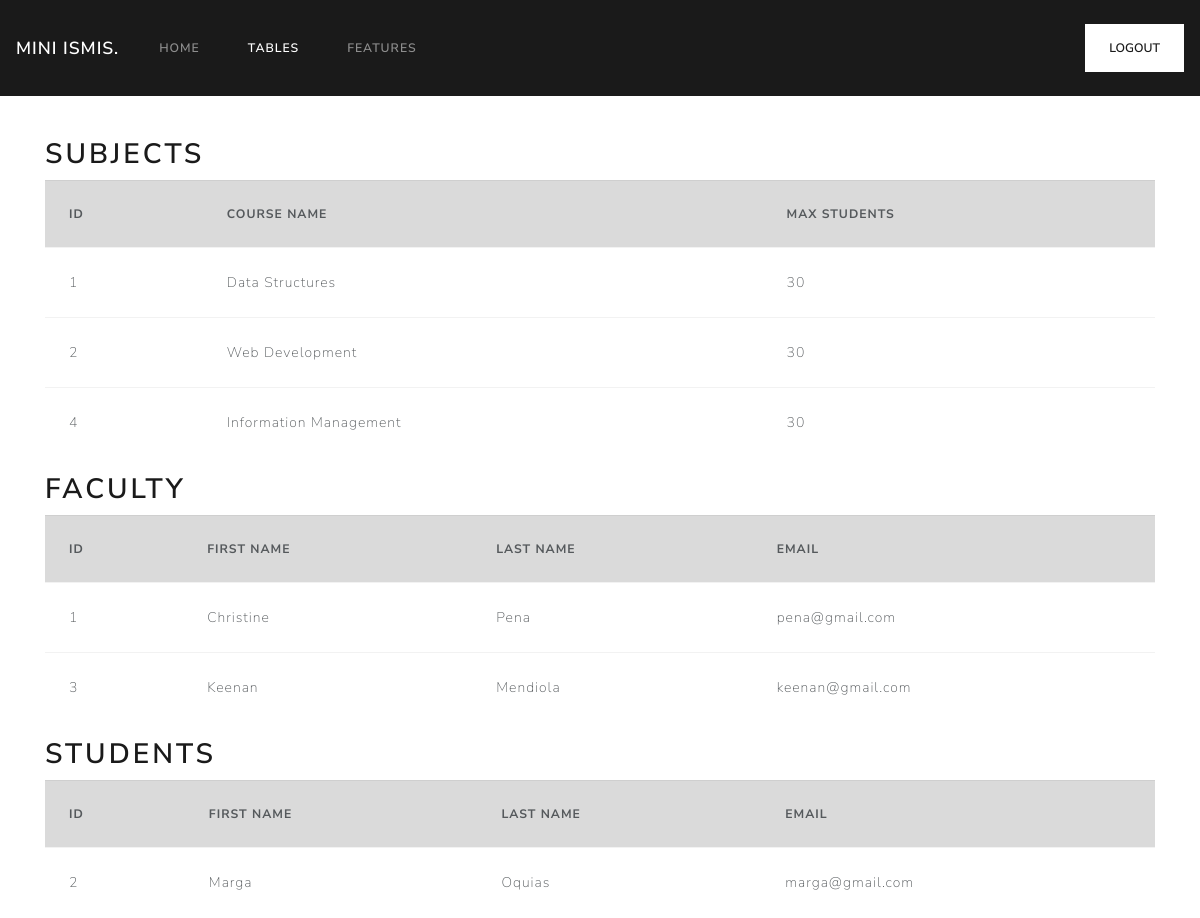
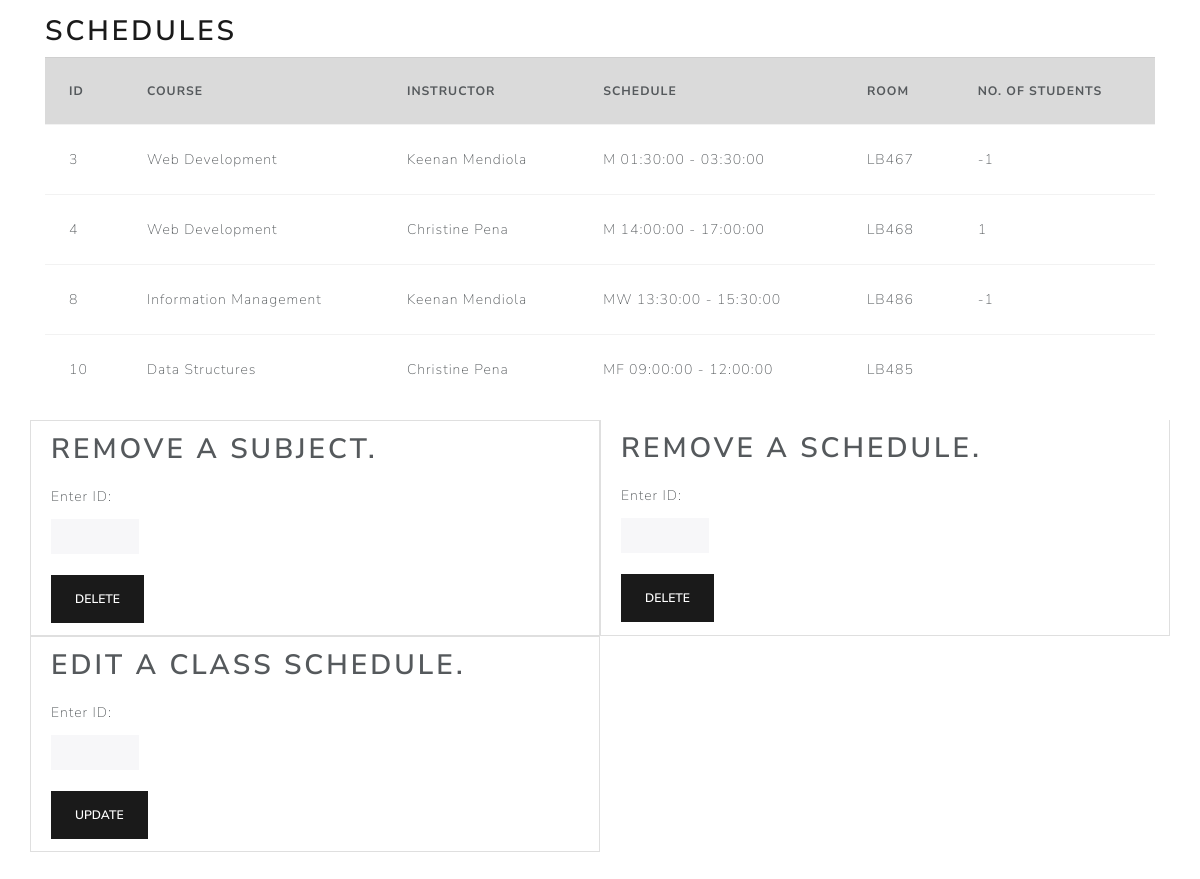
/tables.php, run on the app's committed database (2 pictures, top to bottom).
### tables this page shows
CREATE TABLE `subject` (
  `subj_id` int(11) NOT NULL,
  `description` varchar(30) DEFAULT NULL,
  `max_stud` int(30) DEFAULT NULL
);

CREATE TABLE `account` (
  `account_id` int(11) NOT NULL,
  `fname` varchar(24) DEFAULT NULL,
  `lname` varchar(16) DEFAULT NULL,
  `address` varchar(30) DEFAULT NULL,
  `email` varchar(30) DEFAULT NULL,
  `type` enum('Student','Teacher','Admin') DEFAULT NULL,
  `password` varchar(30) DEFAULT NULL
);

CREATE TABLE `teacher_schedule` (
  `sched_id` int(11) NOT NULL,
  `subj_id` int(11) DEFAULT NULL,
  `date` varchar(10) DEFAULT NULL,
  `time_start` time DEFAULT NULL,
  `time_end` time DEFAULT NULL,
  `teacher_id` int(11) DEFAULT NULL,
  `room` varchar(30) DEFAULT NULL,
  `quantity` int(100) DEFAULT NULL
);

### tables.php (the view, shortened to what this page needs)
<?php
    $servername = "localhost";
    $username = "root";
    $password = "";
    $dbname = "ismis";
?>
<!DOCTYPE html>
<html lang="en">
    <head>
        <link rel="stylesheet" type="text/css" href="lux.css">
        <link rel="stylesheet" type="text/css" href="fonts/font-awesome-4.7.0/css/font-awesome.min.css">
    </head>
    <body>
        <nav class="navbar navbar-expand-lg navbar-dark bg-primary">
            <a class="navbar-brand" href="admin.php">Mini ISMIS.</a>
            <div class="collapse navbar-collapse" id="navbarColor01">
                <ul class="navbar-nav mr-auto">
                <li class="nav-item">
                    <a class="nav-link" href="admin.php">Home <span class="sr-only">(current)</span></a>
                </li>
                <li class="nav-item active">
                    <a class="nav-link" href="tables.php">Tables</a>
                </li>
                <li class="nav-item">
                    <a class="nav-link" href="#">Features</a>
                </li>
                </ul>
                <form method="POST" class="form-inline my-2 my-lg-0">
            <button class="btn btn-secondary my-2 my-sm-0" type="submit" name="logout">Logout</button>
            </form>
            </div>
        </nav>
        <br><br>
    <div class="container">
    <h2>Subjects</h2>
    <?php
        $conn = new mysqli($servername, $username, $password, $dbname);
        $subj_query="SELECT * FROM subject";
        $result = $conn->query($subj_query);
        if ($result->num_rows > 0) {
            echo '<table class="table table-hover">';
            echo "<tr class='table-active'>";
            echo '<th scope="col">ID</th>';
            echo '<th scope="col">Course Name</th>';
            echo '<th scope="col">Max Students</th>';
            echo "</tr>";
            while($row = $result->fetch_assoc()) {
                echo "<tr>";
                echo "<td>".$row["subj_id"]."</td>";
                echo "<td>".$row["description"]."</td>";
                echo "<td>".$row["max_stud"]."</td>";
                echo "</tr>";
            }
        }
        echo "</table>";
    ?>
    <h2>Faculty</h2>
    <?php
        $conn = new mysqli($servername, $username, $password, $dbname);
        $sql = "SELECT * FROM account WHERE type='Teacher'";
        $result = $conn->query($sql);
        if ($result->num_rows > 0) {
            echo '<table class="table table-hover" >';
            echo "<tr class='table-active'>";
            echo '<th scope="col">ID</th>';
            echo '<th scope="col">First Name</th>';
            echo '<th scope="col">Last Name</th>';
            echo '<th scope="col">Email</th>';
            echo "</tr>";
            while($row = $result->fetch_assoc()) {
                echo "<tr>";
                echo "<td>".$row["account_id"]."</td>";
                echo "<td>".$row["fname"]."</td>";
                echo "<td>".$row["lname"]."</td>";
                echo "<td>".$row["email"]."</td>";
                echo "</tr>";
            }
        }
        echo "</table>";
    ?>
    <h2>Students</h2>
    <?php
        $conn = new mysqli($servername, $username, $password, $dbname);
        $stud_sql = "SELECT * FROM account WHERE type='Student'";
        $result = $conn->query($stud_sql);
        if ($result->num_rows > 0) {
            echo '<table class="table table-hover" >';
            echo "<tr class='table-active'>";
            echo '<th scope="col">ID</th>';
            echo '<th scope="col">First Name</th>';
            echo '<th scope="col">Last Name</th>';
            echo '<th scope="col">Email</th>';
            echo "</tr>";
            while($row = $result->fetch_assoc()) {
                echo "<tr>";
                echo "<td>".$row["account_id"]."</td>";
                echo "<td>".$row["fname"]."</td>";
                echo "<td>".$row["lname"]."</td>";
                echo "<td>".$row["email"]."</td>";
                echo "</tr>";
            }
        }
        echo "</table>";
    ?>
    <h2>Schedules</h2>
    <?php
        $conn = new mysqli($servername, $username, $password, $dbname);
        $sched_sql = "SELECT * FROM teacher_schedule
                      INNER JOIN account ON teacher_schedule.teacher_id=account.account_id
                      INNER JOIN subject ON teacher_schedule.subj_id=subject.subj_id
                      ";
        $result = $conn->query($sched_sql);
        if ($result->num_rows > 0) {
            echo '<table class="table table-hover">';
            echo "<tr class='table-active'>";
            echo '<th scope="col">ID</th>';
            echo '<th scope="col">Course</th>';
            echo '<th scope="col">Instructor</th>';
            echo '<th scope="col">Schedule</th>';
            echo '<th scope="col">Room</th>';
            echo '<th scope="col">No. of Students</th>';
            echo "</tr>";
            while($row = $result->fetch_assoc()) {
                echo "<tr>";
                echo "<td>".$row["sched_id"]."</td>";
                echo "<td>".$row["description"]."</td>";
                echo "<td>".$row['fname']." ".$row['lname']."</td>";
                echo "<td>".$row['date']." ".$row['time_start']." - ".$row['time_end']."</td>";
                echo "<td>".$row["room"]."</td>";
                echo "<td>".$row["quantity"]."</td>";
                echo "</tr>";
            }
        }
        echo "</table>";
    ?>
    <div class="row">
        <div class="list-group-item flex-column align-items-start col-sm-6">
        <div class="w-100 justify-content-between">
            <h2>Remove a subject.</h2>
                <form action="tables.php" method="POST">
                    <label class="col-form-label">Enter ID: </label>
                    <input type="text" name="del" class="form-control form-control-sm col-sm-2"><br>
                    <input type="submit" name="del_subj" class="btn btn-primary" value="Delete">
                </form>
            </div>
        </div>
        <div class="list-group-item flex-column align-items-start col-sm-6">
        <div class="w-100 justify-content-between">
            <h2>Remove a schedule.</h2>
                <form action="tables.php" method="POST">
                    <label class="col-form-label">Enter ID: </label>
                    <input type="text" name="delete2" class="form-control form-control-sm col-sm-2"><br>
                    <input type="submit" name="del_sched" class="btn btn-primary" value="Delete">
                </form>
            </div>
        </div>
        <br><br>
        <div class="list-group-item flex-column align-items-start col-sm-6">
            <div class="w-100 justify-content-between">
            <h2>Edit A Class Schedule.</h2>
                <form action="update.php" method="GET">
                    <label class="col-form-label">Enter ID: </label>
                    <input type="text" name = "idedit" id = "idedit" class="form-control form-control-sm col-sm-2"><br>
                    <input type="submit" class="btn btn-primary" name="update_sched" value="update">
                </form>
            </div>
        </div>
    </div>
    <br><br>
    </body>
</html>

### data on the page
subject: subj_id "1", description "Data Structures", max_stud "30"
subject: subj_id "2", description "Web Development", max_stud "30"
subject: subj_id "4", description "Information Management", max_stud "30"
account: account_id "1", fname "Christine", lname "Pena", email "pena@gmail.com"
account: account_id "3", fname "Keenan", lname "Mendiola", email "keenan@gmail.com"
account: account_id "2", fname "Marga", lname "Oquias", email "marga@gmail.com"
teacher_schedule: sched_id "3", subj.description "Web Development", teacher.fname "Keenan", teacher.lname "Mendiola", date "M", time_start "01:30:00", time_end "03:30:00", room "LB467", quantity "-1"
teacher_schedule: sched_id "4", subj.description "Web Development", teacher.fname "Christine", teacher.lname "Pena", date "M", time_start "14:00:00", time_end "17:00:00", room "LB468", quantity "1"
teacher_schedule: sched_id "8", subj.description "Information Management", teacher.fname "Keenan", teacher.lname "Mendiola", date "MW", time_start "13:30:00", time_end "15:30:00", room "LB486", quantity "-1"
teacher_schedule: sched_id "10", subj.description "Data Structures", teacher.fname "Christine", teacher.lname "Pena", date "MF", time_start "09:00:00", time_end "12:00:00", room "LB485"
